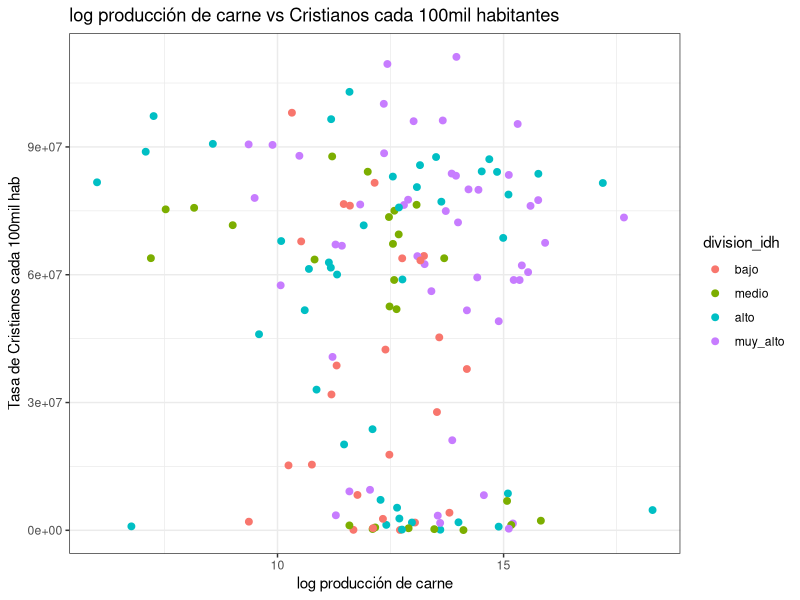
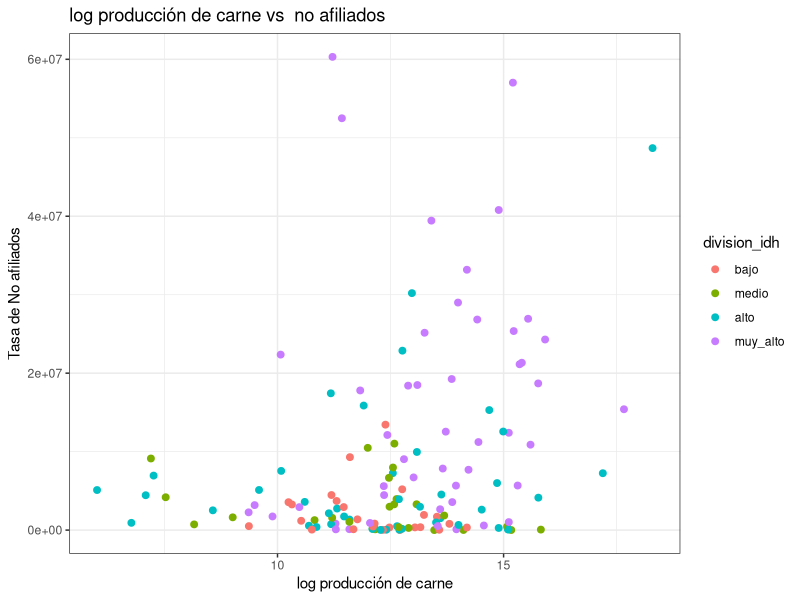
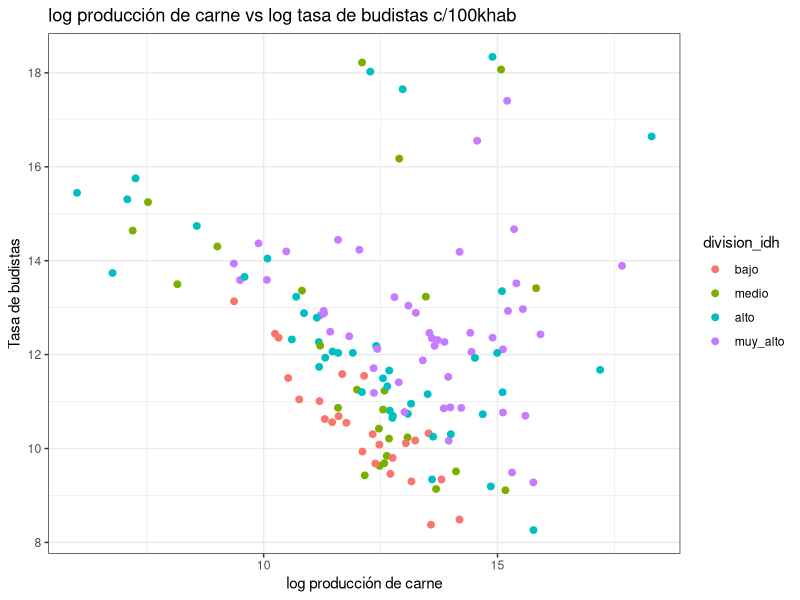
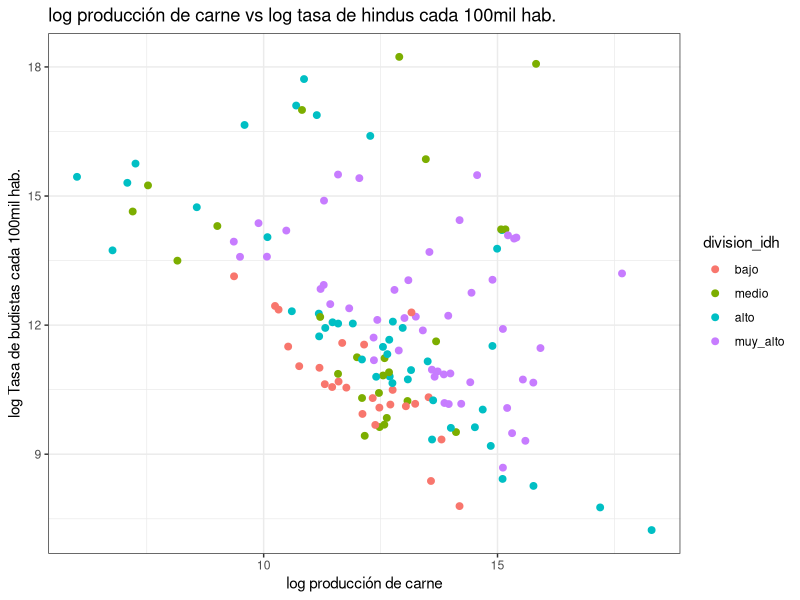
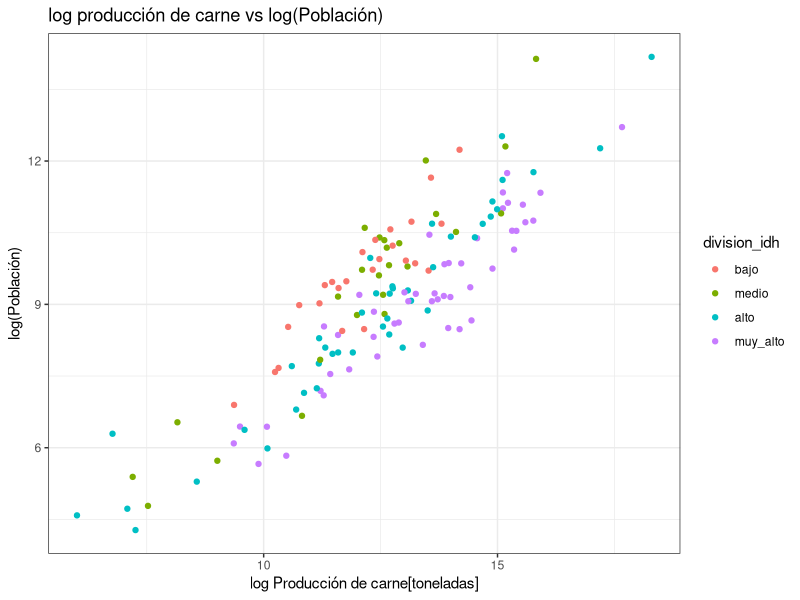
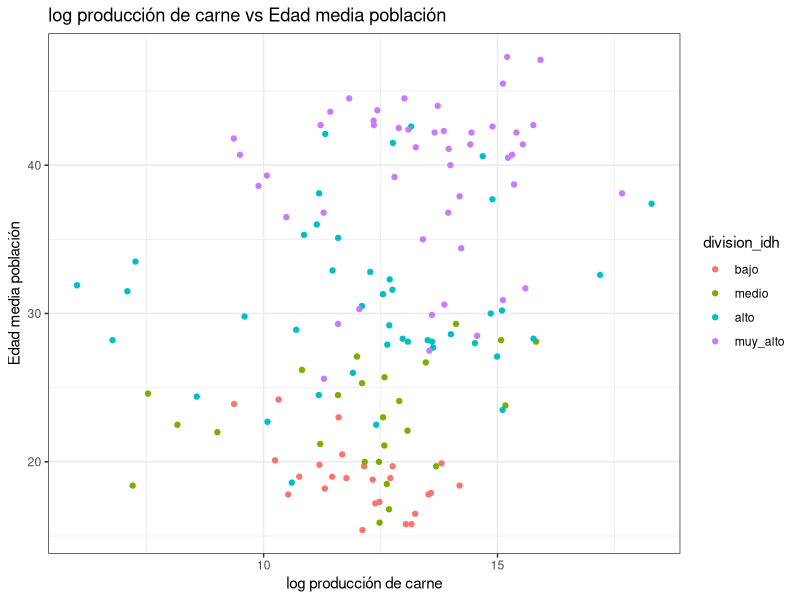
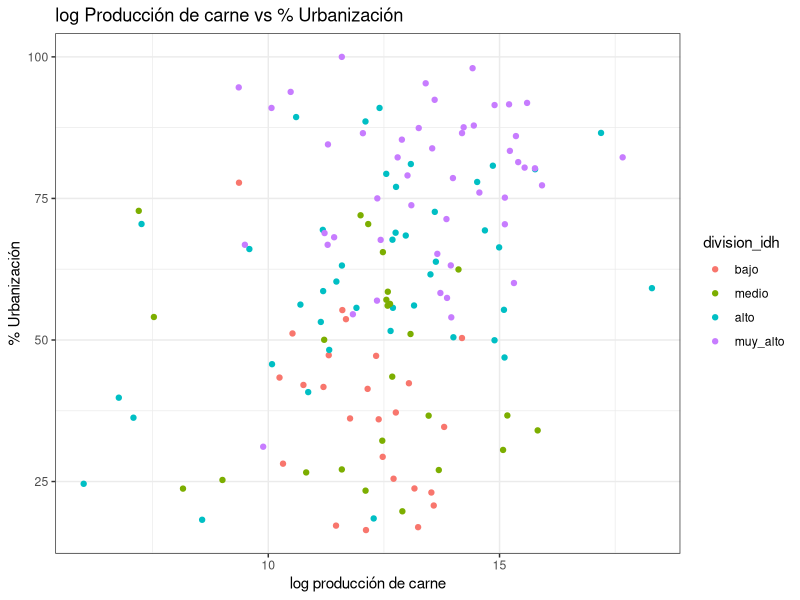

Write R code to recreate these figures, in order. (Note: this script raises an error after producing the figures.)
## ---- chunk 1
library(ggplot2)
library(dplyr)
## ---- chunk 2
meat_supply <- read.csv("data/meat-supply-per-person.csv", check.names = FALSE)
gdp_data <- read.csv("data/gdp-per-person.csv")
population <- read.csv("data/population-by-country.csv")
population_age <- read.csv("data/median-age-country.csv", check.names = FALSE)
religion_data <- read.csv("data/religion-by-country.csv")
urban_pop <- read.csv("data/urban-population.csv",sep = ",",check.names = FALSE, encoding ="UTF-8")
beef_data <- read.csv("data/beef_production.csv",sep = ",",check.names = FALSE, encoding ="UTF-8")
meat_production_data <- read.csv("data/meat-production-tonnes.csv",sep = ",",check.names = FALSE, encoding ="UTF-8")
idh_data <- read.csv("data/idh_world.csv",sep = ",",check.names = FALSE, encoding ="UTF-8")
## ---- chunk 3
colnames(beef_data)[4] <- "beef_production"
colnames(beef_data)[1] <- "Pais"
colnames(meat_production_data)[4] <- "meat_production_tonnes"
colnames(meat_production_data)[1] <- "Pais"
## ---- chunk 4
beef_production_2018 <- beef_data %>% filter(Year==2018) %>% select(Pais, beef_production)
meat_production_2018 <- meat_production_data %>% filter(Year==2018) %>% select(Pais, meat_production_tonnes)
## ---- chunk 5
#Del dataset population seleccionamos sólo la poblacion 2020
colnames(meat_supply)[4] <- "Meat_kg_yr"
meat_supply_per_capita <- meat_supply %>% select(Entity, Year, Meat_kg_yr) %>% filter(Year == 2017)
meat_supply_per_capita <- subset(meat_supply_per_capita, select = -Year)
colnames(meat_supply_per_capita)[2] <- "Meat_kg_2017"
colnames(meat_supply_per_capita)[1] <- "Pais"

gdp <- gdp_data %>% select(country, gdpPerCapita, pop)
colnames(gdp)[1] <- "Pais"

colnames(population_age)[1] <- "Pais"
pop_age <- population_age %>% select(Pais, pop2020, MedianAge)

pop <- population %>% select(name,pop2020)
colnames(pop)[1] <- "Pais"
colnames(urban_pop)[1] <- "Pais"
urban_2018 <- urban_pop %>% select(Pais,"2018")
colnames(urban_2018)[2] <- "urb2018"

colnames(religion_data)[1] <- "Pais"

#Christians by 100.000 habitants

religion_data$christians_100 <- (religion_data$chistians/religion_data$pop2020)*100000
christians_100 <- religion_data %>% select(Pais, christians_100)
religion_data$unaffiliated_100 <- (religion_data$unaffiliated/religion_data$pop2020)*100000
religion_data$hindus_100 <- (religion_data$hindus/religion_data$pop2020)*100000
religion_data$buddhists_100 <- (religion_data$buddhists/religion_data$pop2020)*100000
#Arreglo del IDH
colnames(idh_data)[2] <- "Pais"
#Ordenamos los datos de idh y seleccionamos sólo las columnas que nos aportan información sobre cada país
idh_data <- idh_data[order(idh_data$`HDI Rank (2018)`),][24:nrow(idh_data),]
#Filtramos el IDH sólo para el año 2018
idh <- idh_data %>% select(Pais, "2018")
idh$`2018` <- as.numeric(as.character(idh_data$`2018`))
idh <- idh[order(idh$`2018`,decreasing = TRUE),]
idh$division_idh <- cut(idh$`2018`, breaks=c(0,0.549,0.700, 0.801, 1), labels=c("bajo","medio","alto","muy_alto"))
colnames(idh)[2] <- "idh_2018"

## ---- chunk 6
data_1 <- merge(pop_age, meat_supply_per_capita, by = "Pais", all.x = TRUE)
data_2 <- merge(data_1, meat_production_2018, by = "Pais", all.x = TRUE)
data_3 <- merge(data_2, urban_2018, by = "Pais", all.x = TRUE)
data_4 <- merge(data_3, select(gdp,Pais,gdpPerCapita), by = "Pais", all.x = TRUE)
data_5 <- merge(data_4, idh, by = "Pais", all.x = TRUE)
data <- merge(data_5, select(religion_data,Pais,christians_100,unaffiliated_100,hindus_100,buddhists_100), by = "Pais", all.x = TRUE)
#data$meat_production_per_capita <- data$meat_production_tonnes/data$pop2020
#data$unaffiliated_100 <- data$unaffiliated/data$pop2020*100000
data <- na.omit(data)
## ---- chunk 7
dataxd <- na.omit(data) %>% select(pop2020, MedianAge, Meat_kg_2017,gdpPerCapita)
cor(dataxd)
## ---- chunk 8
library(ggplot2)

p1 <- data %>% ggplot(aes(x = log(meat_production_tonnes) , y = christians_100, colour = division_idh)) + 
  geom_point(size = 2) + 
  labs(title="log producción de carne vs Cristianos cada 100mil habitantes", x = "log producción de carne", y="Tasa de Cristianos cada 100mil hab")+ theme_bw()
p1
## ---- chunk 9
data %>% ggplot(aes(x = log(meat_production_tonnes) , y = unaffiliated_100, colour = division_idh)) + 
  geom_point(size = 2) + 
  labs(title="log producción de carne vs  no afiliados", x = "log producción de carne", y="Tasa de No afiliados")+ theme_bw()

## ---- chunk 10
data %>% ggplot(aes(x = log(meat_production_tonnes) , y = log(buddhists_100), colour = division_idh)) + 
  geom_point(size = 2) + 
  labs(title="log producción de carne vs log tasa de budistas c/100khab", x = "log producción de carne", y="Tasa de budistas")+ theme_bw()

## ---- chunk 11
data %>% ggplot(aes(x = log(meat_production_tonnes) , y = log(hindus_100), colour = division_idh)) + 
  geom_point(size = 2) + 
  labs(title="log producción de carne vs log tasa de hindus cada 100mil hab.", x = "log producción de carne", y="log Tasa de budistas cada 100mil hab.")+ theme_bw()

## ---- chunk 12
p2 <- data %>% ggplot(aes(x = log(meat_production_tonnes) , y = log(pop2020), colour = division_idh)) + 
  geom_point() + 
  labs(title="log producción de carne vs log(Población)", x = "log Producción de carne[toneladas]", y="log(Población)") + 
  theme_bw()
p2
## ---- chunk 13
p3 <- data %>% ggplot(aes(x = log(meat_production_tonnes) , y = MedianAge, colour = division_idh )) + 
  geom_point() + 
  labs(title="log producción de carne vs Edad media población", x = "log producción de carne", y="Edad media población")+ 
  theme_bw()
p3
## ---- chunk 14
p4 <- data %>% ggplot(aes(x = log(meat_production_tonnes) , y = urb2018, colour = division_idh)) + 
  geom_point() + 
  labs(title="log Producción de carne vs % Urbanización", x = "log producción de carne", y="% Urbanización") + 
  theme_bw()
p4
## ---- chunk 15
p5 <- data %>% ggplot(aes(x = log(meat_production_per_capita), y = gdpPerCapita, colour = division_idh)) + 
  geom_point() + 
  labs(title="log Producción de carne per cápita vs PIB per cápita", x = "Producción de carne per cápita", y="PIB per cápita") + 
  theme_bw()
p5
## ---- chunk 16
#ggplot(na.omit(data), aes(x = Meat_kg_2017 , y = reorder(Pais, Meat_kg_2017))) + 
#  geom_bar(stat = "identity") + 
#  labs(title="Pais vs consumo de carne per cápita al año 2017", x = "Consumo de carne per cápita al año 2017", y="País") + 
#  theme_bw()  
  #+coord_cartesian(xlim = c(0, 100), ylim = c(10, 20))

## ---- chunk 17
ggplot(data, aes(x = division_idh , y = log(meat_production_tonnes) )) + 
  geom_boxplot() + 
  labs(title="Boxplot división IDH", x = "División IDH", y="Producción de carne[toneladas]") + 
  theme_bw()  
  #+coord_cartesian(xlim = c(0, 100), ylim = c(10, 20))
